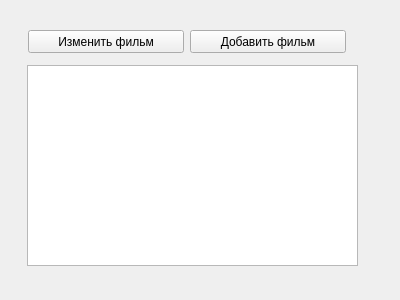
<?xml version="1.0" encoding="UTF-8"?>
<ui version="4.0">
 <class>Form</class>
 <widget class="QWidget" name="Form">
  <property name="geometry">
   <rect>
    <x>0</x>
    <y>0</y>
    <width>400</width>
    <height>300</height>
   </rect>
  </property>
  <property name="windowTitle">
   <string>Form</string>
  </property>
  <widget class="QPushButton" name="pushButton_5">
   <property name="geometry">
    <rect>
     <x>28</x>
     <y>30</y>
     <width>156</width>
     <height>23</height>
    </rect>
   </property>
   <property name="layoutDirection">
    <enum>Qt::LeftToRight</enum>
   </property>
   <property name="text">
    <string>Изменить фильм</string>
   </property>
  </widget>
  <widget class="QTableWidget" name="tableWidget">
   <property name="geometry">
    <rect>
     <x>27</x>
     <y>65</y>
     <width>331</width>
     <height>201</height>
    </rect>
   </property>
  </widget>
  <widget class="QPushButton" name="pushButton_6">
   <property name="geometry">
    <rect>
     <x>190</x>
     <y>30</y>
     <width>156</width>
     <height>23</height>
    </rect>
   </property>
   <property name="text">
    <string>Добавить фильм</string>
   </property>
  </widget>
 </widget>
 <resources/>
 <connections/>
</ui>
